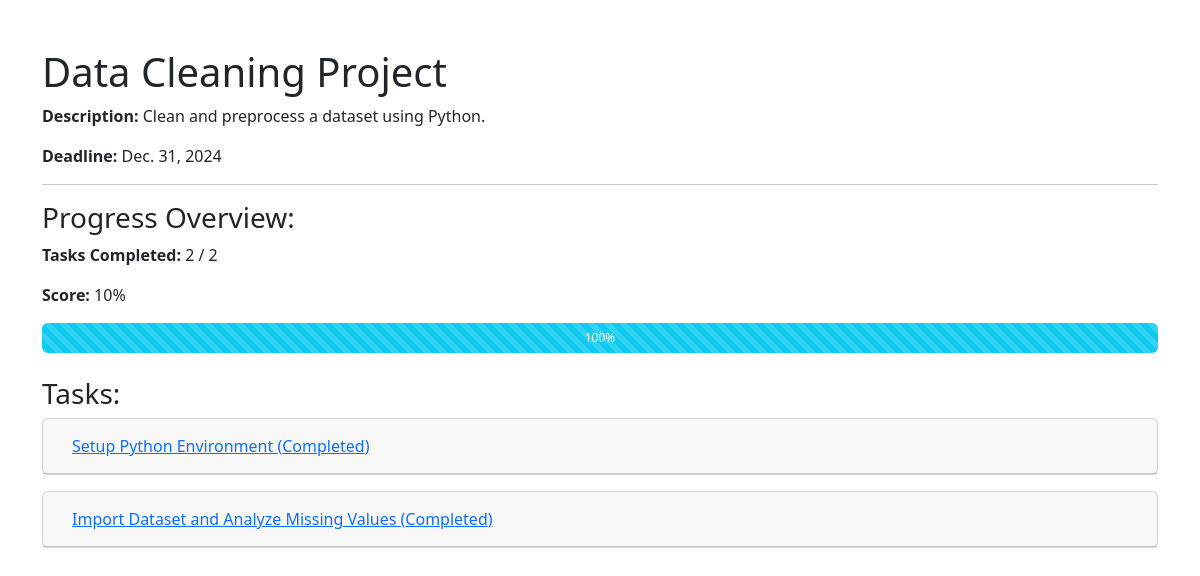
The app's page /project/1 with its own data.
### assignment/models.py (models this page shows, shortened)
class Project(models.Model):
    title = models.CharField(max_length=200)
    description = models.TextField()
    date = models.DateTimeField(auto_now_add=True)
    status = models.CharField(max_length=20, choices=STATUS_CHOICES, default="pending")
    deadline = models.DateField()
    assigned_to = models.ForeignKey(User, on_delete=models.CASCADE, related_name='projects', null=True)
    total_score = models.IntegerField(default=0)  # To store the total score of the project
    def calculate_total_score(self):
        total = sum(task.points for task in self.tasks.filter(status='completed'))
        self.total_score = total
        self.save()

class Task(models.Model):
    task = models.CharField(max_length=200, null=False)
    points = models.IntegerField(null=False)
    status = models.CharField(max_length=20, choices=STATUS_CHOICES, default="pending")
    project = models.ForeignKey(Project, on_delete=models.CASCADE, related_name='tasks')  # Link task to project

### assignment/views.py (the view, shortened to what this page needs)
# urls.py: path('project/<id>', projectDetail, name="ProjectDetail"),
def projectDetail(request, id):
    project = get_object_or_404(Project, id=id)
    tasks = project.tasks.all()
    total_tasks = tasks.count()
    completed_tasks = tasks.filter(status='completed').count()
    progress = int((completed_tasks / total_tasks) * 100) if total_tasks > 0 else 0
    project.calculate_total_score()
    context = {
        "project": project,
        "tasks": tasks,
        "total_tasks": total_tasks,
        "completed_tasks": completed_tasks,
        "progress": progress,
        "score": project.total_score,
        "status_choices": Task._meta.get_field('status').choices,
    }
    return render(request, 'prjdetail.html', context)

### templates/prjdetail.html (shortened to what this page needs)
{% extends "partial/base.html" %}
{% load static %}
{% block content %}
<div class="container mt-5">
    <h1>{{ project.title }}</h1>
    <p><strong>Description:</strong> {{ project.description }}</p>
    <p><strong>Deadline:</strong> {{ project.deadline }}</p>
    <hr>
    <h3>Progress Overview:</h3>
    <p><strong>Tasks Completed:</strong> {{ completed_tasks }} / {{ total_tasks }}</p>
    <p><strong>Score:</strong> {{ score }}%</p>
    <div class="progress mb-4" style="height: 30px;">
        <div
            class="progress-bar progress-bar-striped bg-info"
            role="progressbar"
            style="width: {{ progress }}%;"
            aria-valuenow="{{ progress }}"
            aria-valuemin="0"
            aria-valuemax="100">
            {{ progress }}%
        </div>
    </div>
    <h3>Tasks:</h3>
    <div id="accordion">
        {% for task in tasks %}
        <div class="card mb-3">
            <div class="card-header" id="heading{{ task.id }}">
                <h5 class="mb-0">
                    <button class="btn btn-link" data-bs-toggle="collapse" data-bs-target="#collapse{{ task.id }}" aria-expanded="true" aria-controls="collapse{{ task.id }}">
                        {{ task.task }} ({{ task.get_status_display }})
                    </button>
                </h5>
            </div>
        </div>
        {% empty %}
        <p>No tasks found for this project.</p>
        {% endfor %}
    </div>
</div>
{% endblock content %}

### records on screen
Project: title "Data Cleaning Project", description "Clean and preprocess a dataset using Python.", deadline "Dec. 31, 2024"
Task: task "Setup Python Environment", status "Completed"
Task: task "Import Dataset and Analyze Missing Values", status "Completed"

### other values on screen
{{ completed_tasks }} "2"
{{ total_tasks }} "2"
{{ score }} "10"
{{ progress }} "100"
